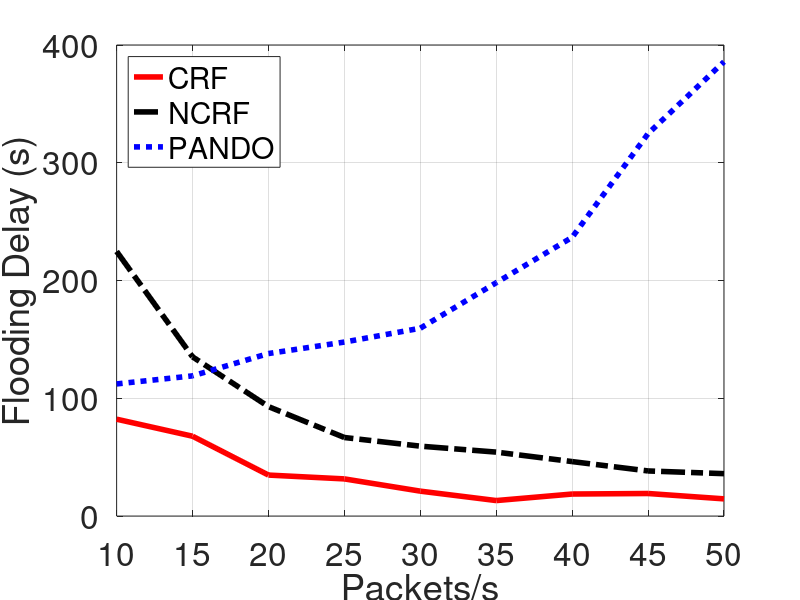

Recreate this plot in MATLAB.
   
eva = importdata('eva_fig1_data.mat');

xrange = 10:5:50;


   fig = figure('Position',[0 250 800 350]); 
   plot(xrange',eva(:,2),'-', 'Color','r','LineWidth',4);
   hold on
   plot(xrange',eva(:,3),'-.','Color','k','LineWidth',4);
   hold on
   plot(xrange',eva(:,4),':','Color','b','LineWidth',4);
   hold off

   
   ylabel('Flooding Delay (s)');
   xlabel('Packets/s');
   xticks(xrange);
   xlim([10 50]);

   legend('CRF','NCRF', 'PANDO', 'Location','northwest');


    set(gca,'FontSize',24);
    grid on;
%     print -deps FDWiFiTraffic.eps
    saveas(gca, 'FDWiFiTraffic.eps','epsc');
 